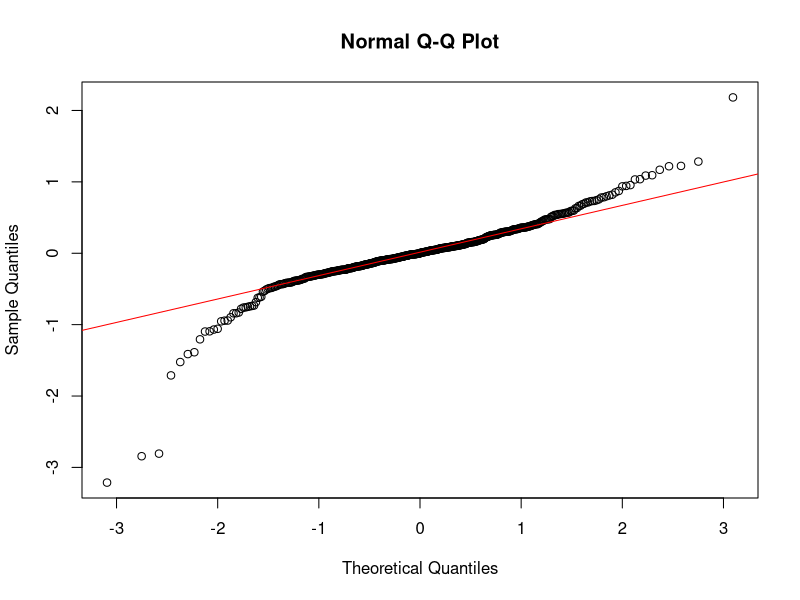
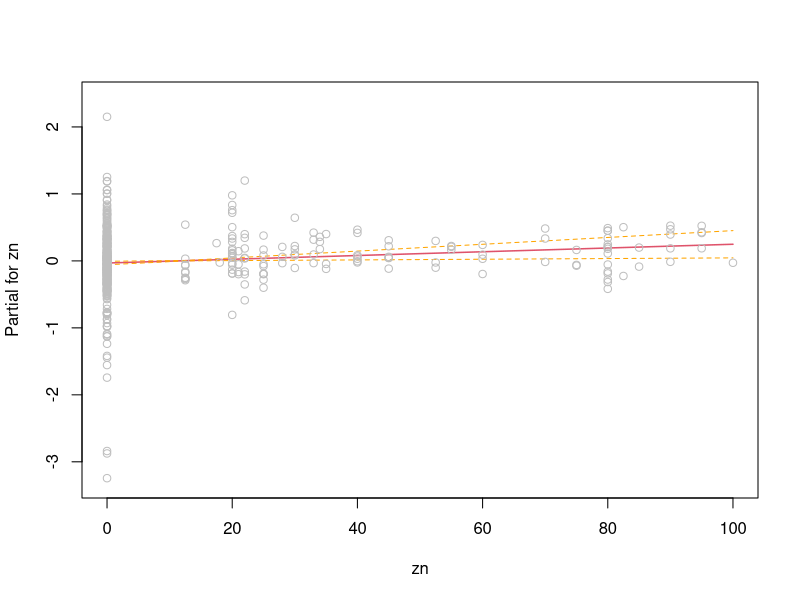
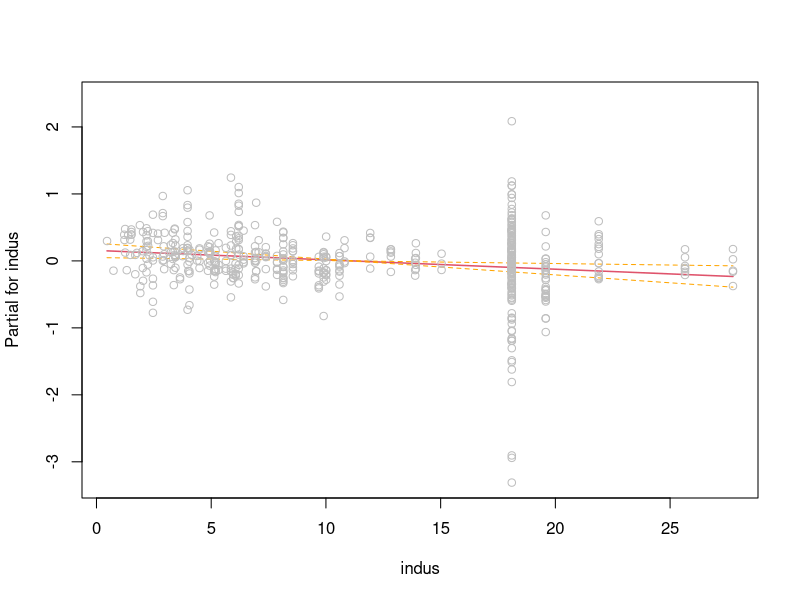
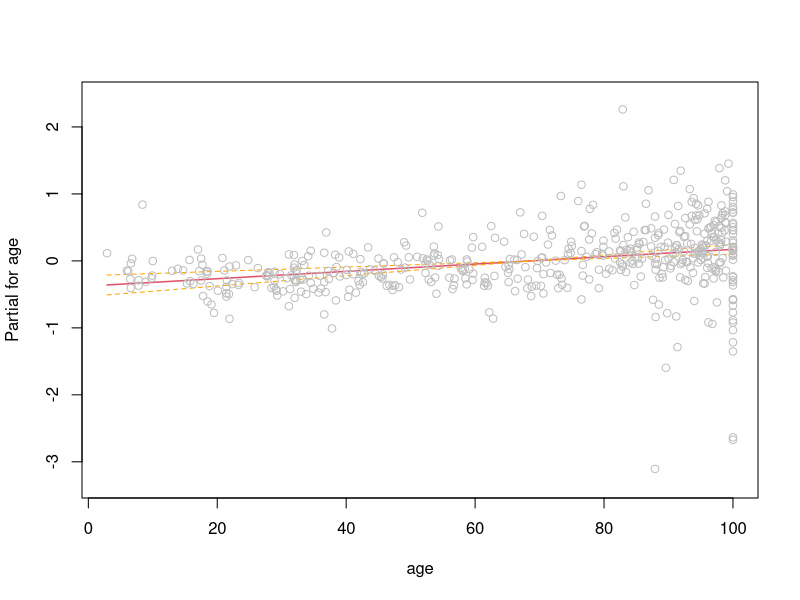
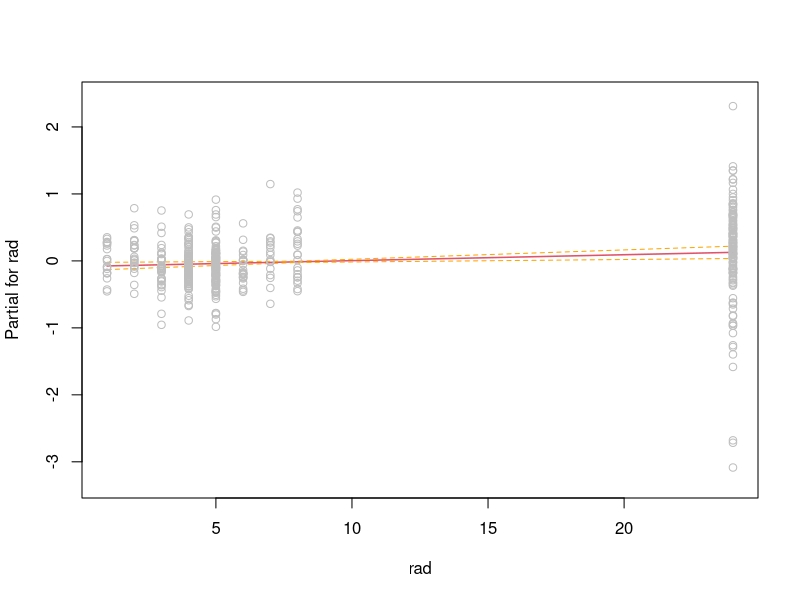
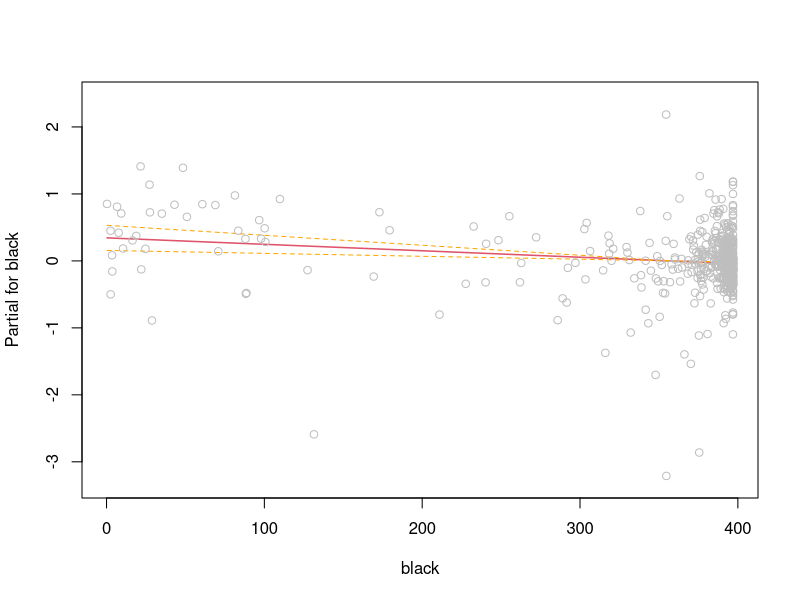
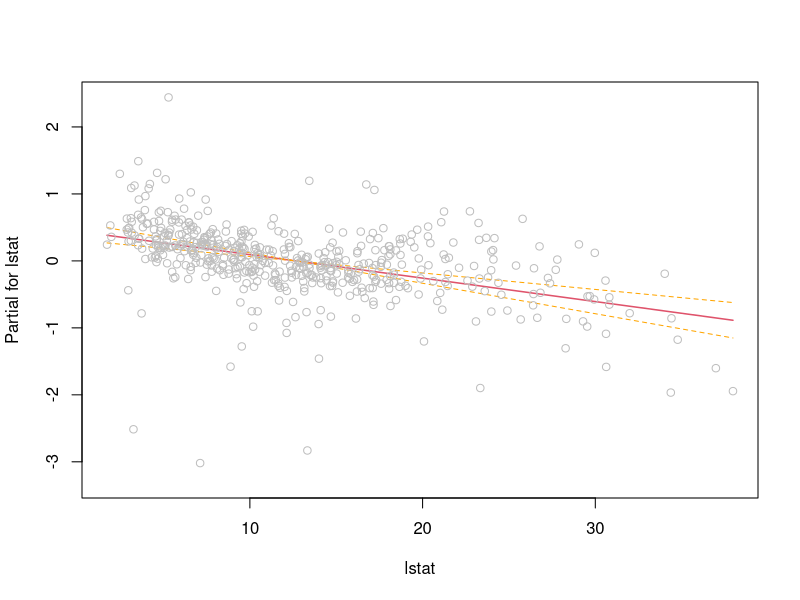
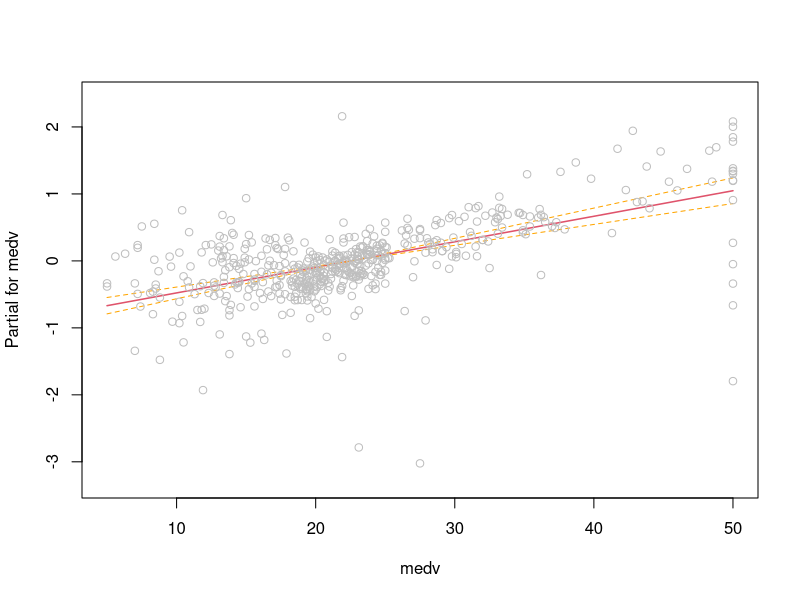

Here is the R script that generated these plots, in order:
library(ggplot2)
require(MASS)
library(gam)
library(splines)



data(Boston,package = "MASS")
summary(Boston)
data_pulito <- na.omit(Boston)
summary(data_pulito)


modello_regressione_full <- lm(rm ~ . , data =  data_pulito)


step_aic <- stepAIC(modello_regressione_full, direction = "backward")
class(step_aic)
summary(step_aic)

qqnorm(residuals(step_aic))
qqline(residuals(step_aic), col = "red")




fit_gam <- gam(rm ~ s(zn, 3) + ns(indus, 3) + ns(age, 3) + 
                 ns(rad, 3) + ns(black, 3) + 
                 ns(lstat, 3) + ns(medv, 3), 
               data = data_pulito)
class(fit_gam)

termplot(step_aic,se = TRUE, partial.resid = TRUE)

qqnorm(residuals(fit_gam))
qqline(residuals(fit_gam), col = "red")

plot(fit_gam,residuals = TRUE,pch = 16,col = "#905E9F",se = TRUE)
summary(fit_gam)
